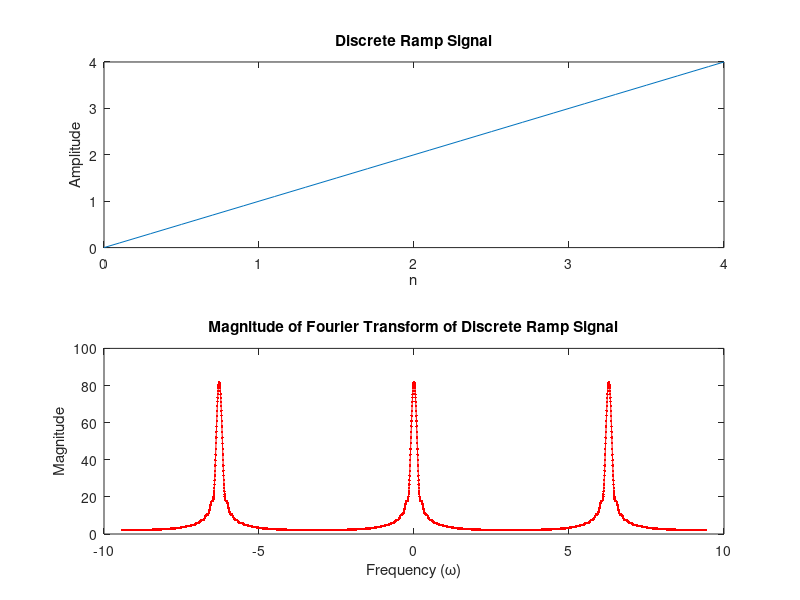
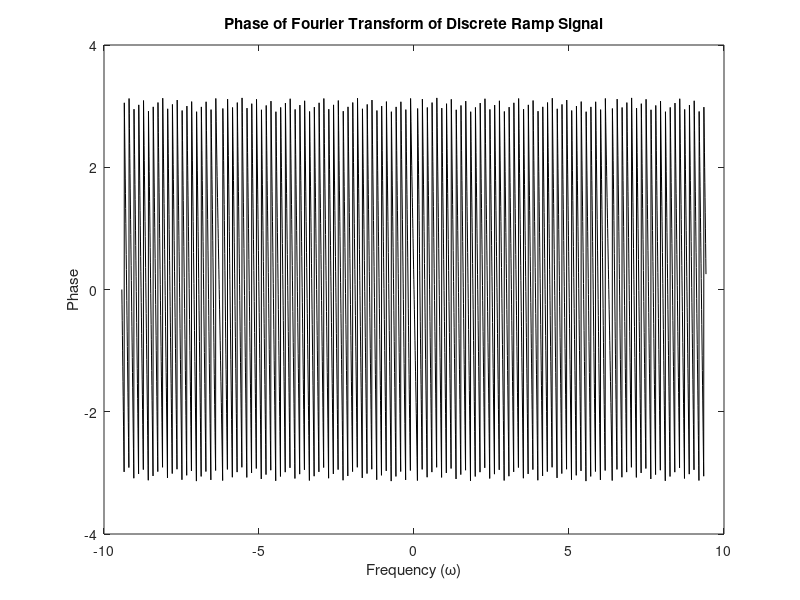

Recreate these plots in MATLAB, in order.
% Generation of unit ramp discrete signal
n = 0:0.1:4;  % Range for the discrete signal (can be adjusted)
% M = 9;     % Amplitude range (scaling factor for ramp)

% Define the ramp signal instead of the rectangular signal
% Ramp signal definition: r(n) = n for n within the range [-M/2, M/2]
r = n.*(n>=0 & n<=4);  % Mask for values in the range
%x = (1).* r;                         % Apply mask to define the ramp
% Plot the ramp signal
figure;
subplot(2,1,1);
plot(n, r);
title('Discrete Ramp Signal');
xlabel('n');
ylabel('Amplitude');

% Demonstration of getting Fourier spectra using fft command
N = 1024;  % Length of FFT (change to 512, 256, etc., as desired)

% Padding the signal to match the length N for FFT computation
r_padded = [r zeros(1, N - length(r))];

% Compute the Fourier Transform of the ramp signal
X = fft(r_padded);

% Frequency vector for the FFT
omega = (-N/2:(N/2)-1) * 2 * pi / N;  % Frequency range from -π to π

% Plot the magnitude of the Fourier transform
subplot(2,1,2);
plot([omega-2*pi omega omega+2*pi], fftshift(abs([X X X])), 'r.-');
title('Magnitude of Fourier Transform of Discrete Ramp Signal');
xlabel('Frequency (ω)');
ylabel('Magnitude');

% Round to avoid computational errors (optional)
X = round(1000 * X) / 1000;

% Plot the phase of the Fourier transform
figure;
plot([omega-2*pi omega omega+2*pi], fftshift(angle([X X X])), 'k');
title('Phase of Fourier Transform of Discrete Ramp Signal');
xlabel('Frequency (ω)');
ylabel('Phase');
